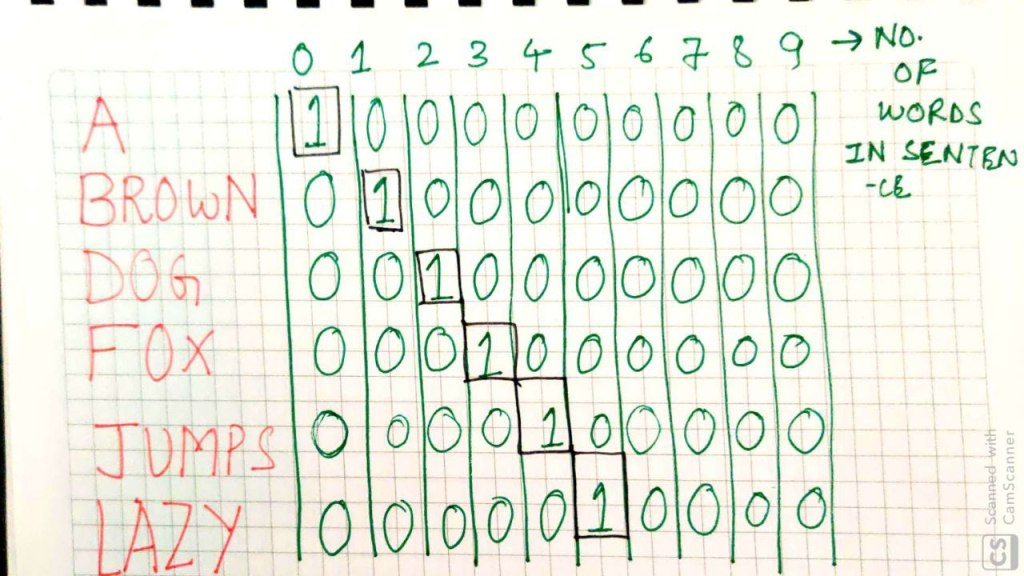
#> input picture testl2.jpg, 1024 x 576 px
$ python adecuadodef.py
#> lines starting #> are read from the running program, lines starting #| are printed output that depends on the picture; after the words box and inside, x2 and y2 are one past the last pixel; in counts of white or black regions, pixels touching at a corner belong together
import cv2
import numpy as np
from matplotlib import pyplot as plt
# [72 lines left out: functions exponencial, contraste, dilation, erosion, opening, closing and 1 more, not called in this run]
def colorear(imgb,imgc):
    f,c=imgb.shape
    imgb=cv2.cvtColor(imgb,cv2.COLOR_GRAY2RGB)
    for i in range(f):
        for j in range(c):
            if(imgb[i][j][0]==0 and imgb[i][j][1]==0 and imgb[i][j][2]==0):
                imgb[i][j][0]=imgc[i][j][0]
                imgb[i][j][1]=imgc[i][j][1]
                imgb[i][j][2]=imgc[i][j][2]
    return imgb

# [7 lines of commented-out code are left out]
img2 = cv2.imread('testl2.jpg',0)
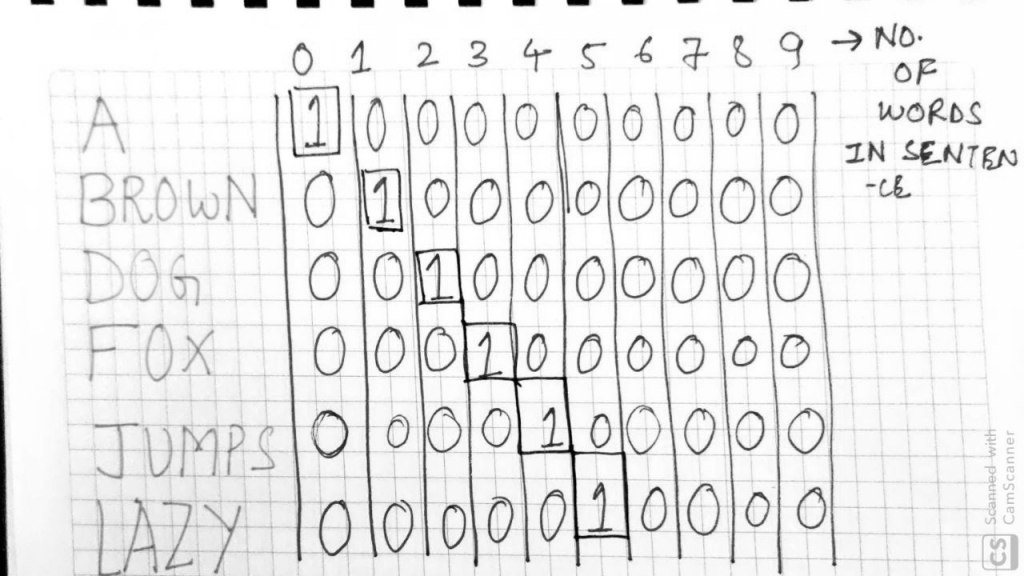
#> img2: shape (576, 1024); min 0, max 255, mean 234.4
img3 = cv2.imread('testl2.jpg')
#> img3 is the input picture: shape (576, 1024, 3); mean B, G, R 225.4, 236.4, 233.5
gray = cv2.adaptiveThreshold(img2,255,cv2.ADAPTIVE_THRESH_MEAN_C,cv2.THRESH_BINARY,11,10)
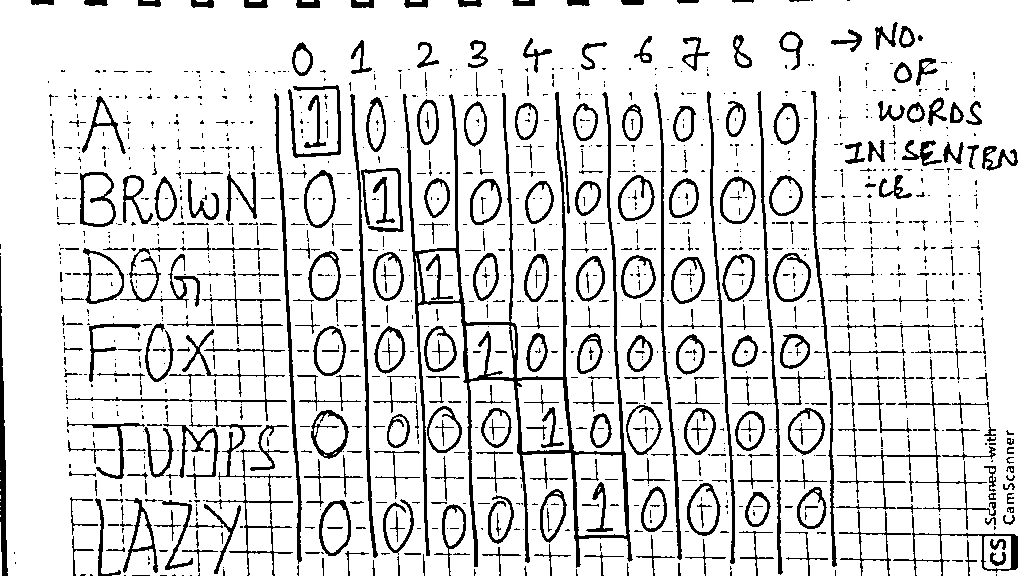
#> gray: shape (576, 1024); 86.7% white; 1269 black regions (898 under 20 px), largest, box (x1, y1, x2, y2) and area: (403, 92, 633, 568) 9427, (274, 93, 302, 564) 1630, (350, 94, 378, 558) 1529
img4 =  colorear(gray,img3)
#> after the loop in colorear, `for i in range(f):`:
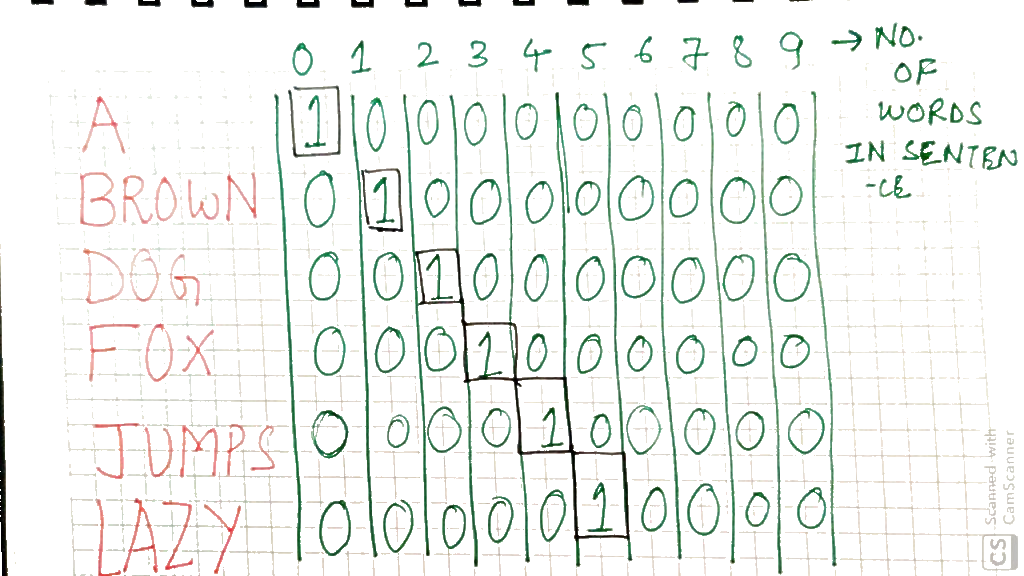
#> imgb: shape (576, 1024, 3); mean B, G, R 240.1, 242.8, 240.1
cv2.imshow('res',img4)
